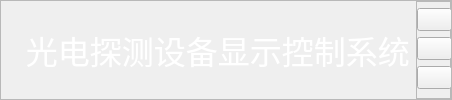
    <widget class="QFrame" name="frame_4">
     <property name="minimumSize">
      <size>
       <width>0</width>
       <height>70</height>
      </size>
     </property>
     <property name="styleSheet">
      <string notr="true">border-image:url(:/gd_xk/Resources/背景1.png);</string>
     </property>
     <property name="frameShape">
      <enum>QFrame::StyledPanel</enum>
     </property>
     <property name="frameShadow">
      <enum>QFrame::Raised</enum>
     </property>
     <layout class="QGridLayout" name="gridLayout_2">
      <property name="leftMargin">
       <number>0</number>
      </property>
      <property name="topMargin">
       <number>0</number>
      </property>
      <property name="rightMargin">
       <number>0</number>
      </property>
      <property name="bottomMargin">
       <number>0</number>
      </property>
      <item row="0" column="0">
       <widget class="QLabel" name="label">
        <property name="palette">
         <palette>
          <active>
           <colorrole role="WindowText">
            <brush brushstyle="SolidPattern">
             <color alpha="255">
              <red>255</red>
              <green>255</green>
              <blue>255</blue>
             </color>
            </brush>
           </colorrole>
           <colorrole role="Text">
            <brush brushstyle="SolidPattern">
             <color alpha="255">
              <red>255</red>
              <green>255</green>
              <blue>255</blue>
             </color>
            </brush>
           </colorrole>
           <colorrole role="ButtonText">
            <brush brushstyle="SolidPattern">
             <color alpha="255">
              <red>255</red>
              <green>255</green>
              <blue>255</blue>
             </color>
            </brush>
           </colorrole>
          </active>
          <inactive>
           <colorrole role="WindowText">
            <brush brushstyle="SolidPattern">
             <color alpha="255">
              <red>255</red>
              <green>255</green>
              <blue>255</blue>
             </color>
            </brush>
           </colorrole>
           <colorrole role="Text">
            <brush brushstyle="SolidPattern">
             <color alpha="255">
              <red>255</red>
              <green>255</green>
              <blue>255</blue>
             </color>
            </brush>
           </colorrole>
           <colorrole role="ButtonText">
            <brush brushstyle="SolidPattern">
             <color alpha="255">
              <red>255</red>
              <green>255</green>
              <blue>255</blue>
             </color>
            </brush>
           </colorrole>
          </inactive>
          <disabled>
           <colorrole role="WindowText">
            <brush brushstyle="SolidPattern">
             <color alpha="255">
              <red>255</red>
              <green>255</green>
              <blue>255</blue>
             </color>
            </brush>
           </colorrole>
           <colorrole role="Text">
            <brush brushstyle="SolidPattern">
             <color alpha="255">
              <red>255</red>
              <green>255</green>
              <blue>255</blue>
             </color>
            </brush>
           </colorrole>
           <colorrole role="ButtonText">
            <brush brushstyle="SolidPattern">
             <color alpha="255">
              <red>255</red>
              <green>255</green>
              <blue>255</blue>
             </color>
            </brush>
           </colorrole>
          </disabled>
         </palette>
        </property>
        <property name="font">
         <font>
          <family>微软雅黑</family>
          <pointsize>24</pointsize>
          <weight>50</weight>
          <italic>false</italic>
          <bold>false</bold>
         </font>
        </property>
        <property name="styleSheet">
         <string notr="true">color:rgb(255, 255, 255);
font: 24pt &quot;微软雅黑&quot;;
border-image:url();</string>
        </property>
        <property name="text">
         <string>   光电探测设备显示控制系统</string>
        </property>
        <property name="alignment">
         <set>Qt::AlignCenter</set>
        </property>
       </widget>
      </item>
      <item row="0" column="1">
       <widget class="QFrame" name="frame_5">
        <property name="maximumSize">
         <size>
          <width>35</width>
          <height>16777215</height>
         </size>
        </property>
        <property name="frameShape">
         <enum>QFrame::StyledPanel</enum>
        </property>
        <property name="frameShadow">
         <enum>QFrame::Raised</enum>
        </property>
        <layout class="QVBoxLayout" name="verticalLayout_17">
         <property name="spacing">
          <number>0</number>
         </property>
         <property name="leftMargin">
          <number>0</number>
         </property>
         <property name="topMargin">
          <number>0</number>
         </property>
         <property name="rightMargin">
          <number>0</number>
         </property>
         <property name="bottomMargin">
          <number>0</number>
         </property>
         <item>
          <widget class="QToolButton" name="closeToolBtn">
           <property name="minimumSize">
            <size>
             <width>35</width>
             <height>0</height>
            </size>
           </property>
           <property name="text">
            <string/>
           </property>
          </widget>
         </item>
         <item>
          <widget class="QToolButton" name="maximizeToolBtn">
           <property name="minimumSize">
            <size>
             <width>35</width>
             <height>0</height>
            </size>
           </property>
           <property name="text">
            <string/>
           </property>
          </widget>
         </item>
         <item>
          <widget class="QToolButton" name="minimizeToolBtn">
           <property name="minimumSize">
            <size>
             <width>35</width>
             <height>0</height>
            </size>
           </property>
           <property name="text">
            <string/>
           </property>
          </widget>
         </item>
        </layout>
       </widget>
      </item>
     </layout>
    </widget>
